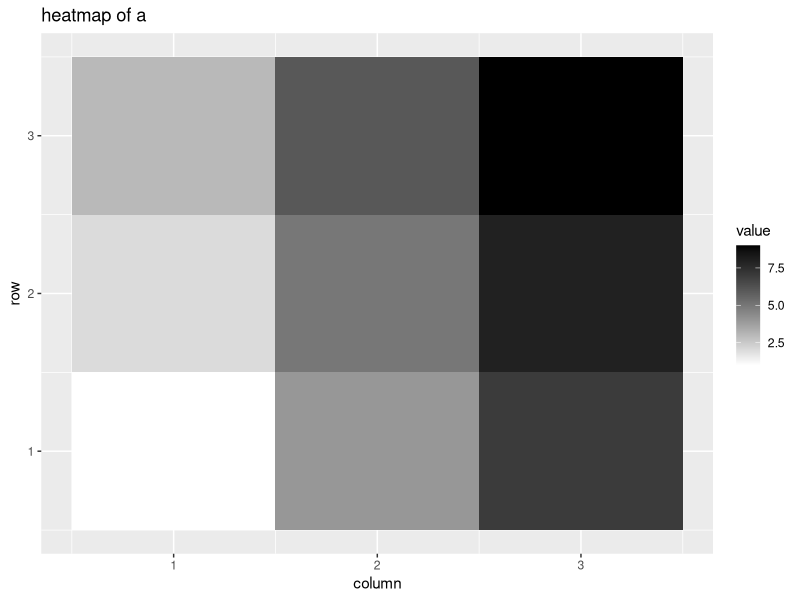
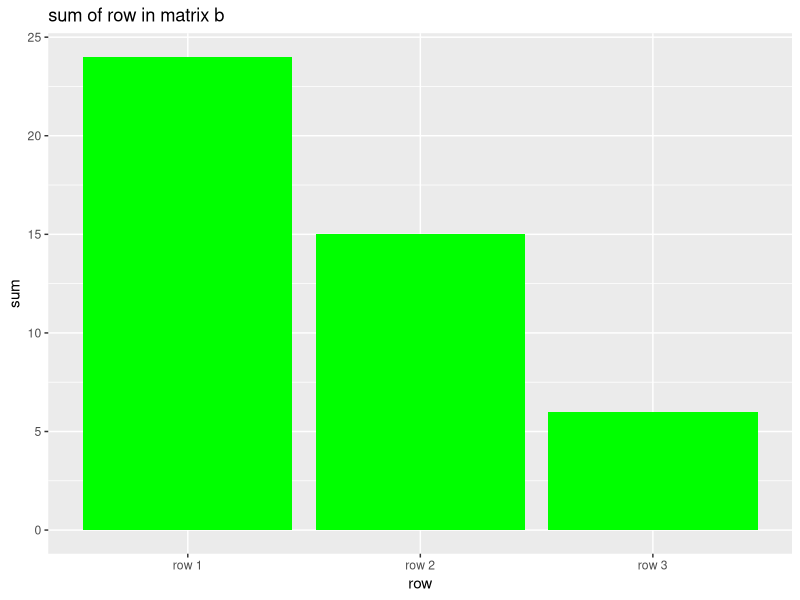
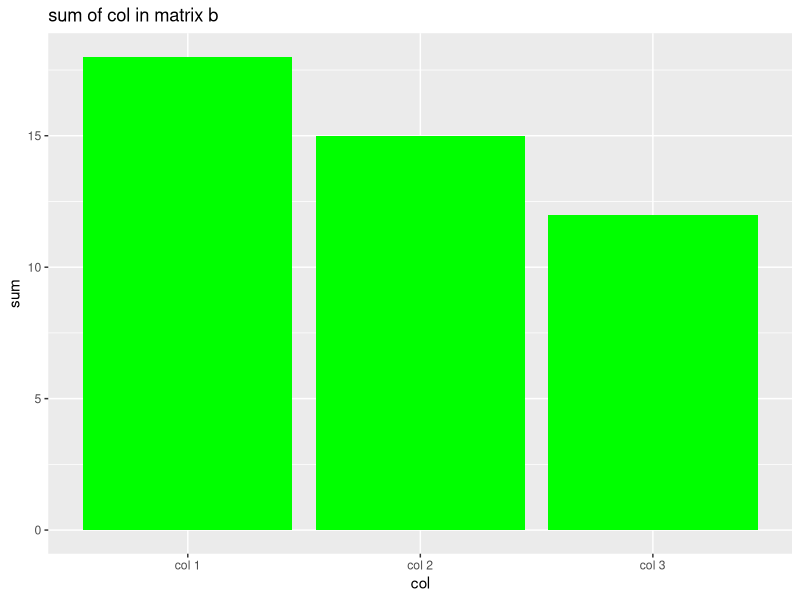

These charts were generated, in order, by the following R code:
library(ggplot2)
library(reshape2)
matrixa<-matrix(c(1,2,3,4,5,6,7,8,9),nrow=3,ncol=3,byrow=TRUE)
matrixb<-matrix(c(9,8,7,6,5,4,3,2,1),nrow=3,ncol=3,byrow=TRUE)

summ<-matrixa+matrixb
scaledmatrix<-matrixa*2
transposedmatrixa<-t(matrixa)
productmatrix<-matrixa%*%matrixb

suma<-sum(matrixa)
meana<-mean(matrixa)
sda<-sd(matrixa)
# heatmap 
heatmap<-melt(matrixa)
heatmap_plot<-ggplot(heatmap,aes(x=Var1,y=Var2,fill=value))+
  geom_tile()+
  scale_fill_gradient(low="white",high="black")+
  labs(title="heatmap of a",x="column",y="row")
print(heatmap_plot)
# barplot
rowsums=rowSums(matrixb)
row_names<-paste("row",1:3)
barplot_data<-data.frame(row=row_names,sum=rowsums)
barplot<-ggplot(barplot_data,aes(x=row,y=rowsums))+
  geom_bar(stat="identity",fill="green")+
  labs(title="sum of row in matrix b ",x="row",y="sum")
print(barplot)
# colsums
colsums=colSums(matrixb)
colnames<-paste("col",1:3)
barplot_data2<-data.frame(col=colnames,sum=colsums)
barplot2<-ggplot(barplot_data2,aes(x=col,y=sum))+
  geom_bar(stat="identity",fill="green")+
  labs(title="sum of col in matrix b ",x="col",y="sum")
print(barplot2)
